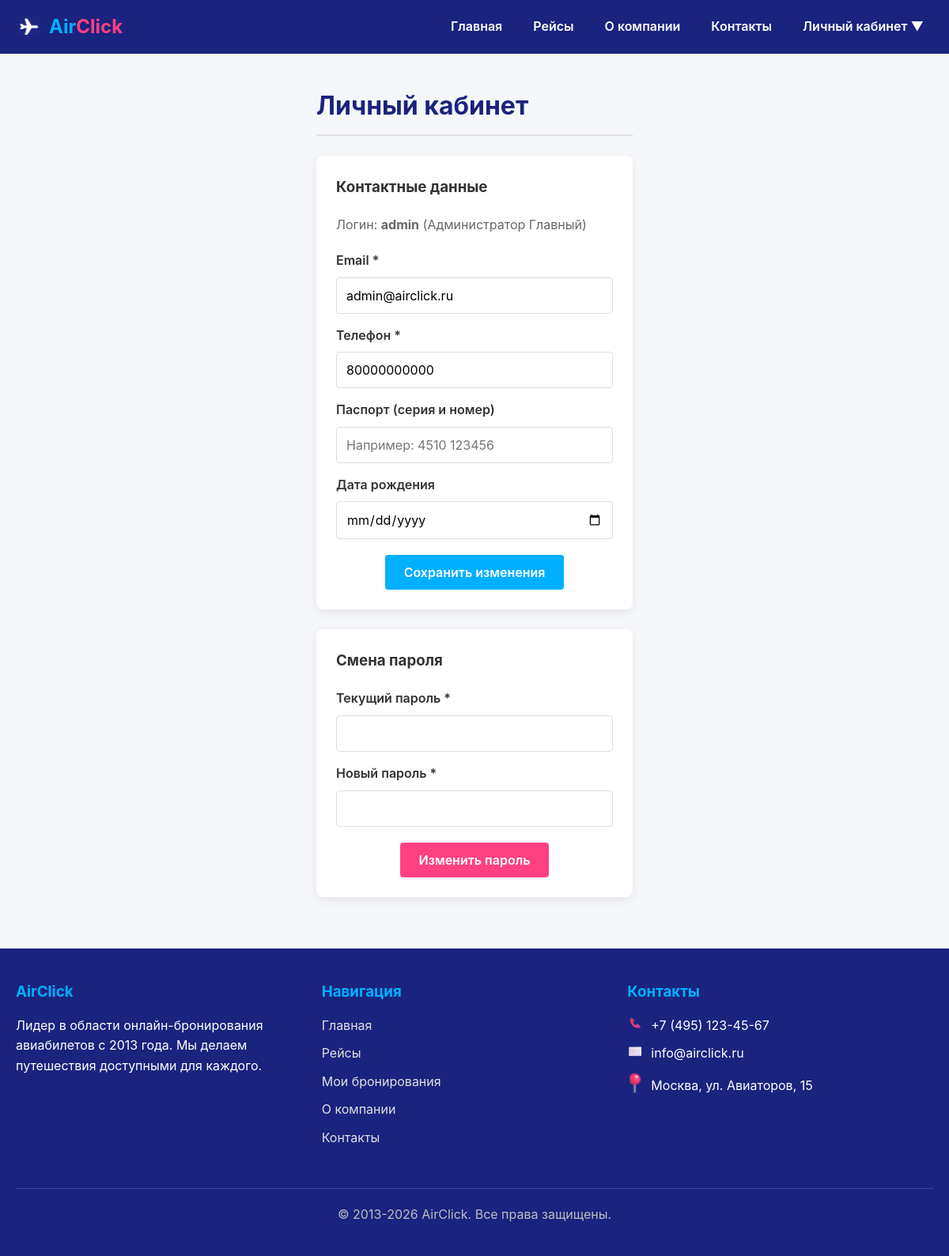
The app's page /profile.php (signed in) with its own data.
### tables this page shows
CREATE TABLE users (
    id          INT PRIMARY KEY AUTO_INCREMENT,
    login       VARCHAR(50)  NOT NULL UNIQUE,
    password    VARCHAR(255) NOT NULL,
    surname     VARCHAR(100) NOT NULL,
    name        VARCHAR(100) NOT NULL,
    patronymic  VARCHAR(100) NULL,
    phone       VARCHAR(15)  NOT NULL,
    email       VARCHAR(255) NOT NULL UNIQUE,
    passport    VARCHAR(30)  NULL,
    birth_date  DATE         NULL,
    gender      ENUM('male','female') NULL,
    created_at  TIMESTAMP DEFAULT CURRENT_TIMESTAMP,
    INDEX idx_login (login),
    INDEX idx_email (email)
);

### php/profile.php (called while the page is built, shortened)
<?php
require_once 'db.php';
$user_id = $_SESSION['user_id'];
$stmt = mysqli_prepare($connect, "SELECT login, surname, name, email, phone, passport, birth_date FROM users WHERE id = ?");
mysqli_stmt_bind_param($stmt, 'i', $user_id);
mysqli_stmt_execute($stmt);
$user = mysqli_fetch_assoc(mysqli_stmt_get_result($stmt));
?>

### profile.php (the view, shortened to what this page needs)
<?php
require_once 'php/profile.php';
?>
<!DOCTYPE html>
<html lang="ru">
<head>
    <link rel="stylesheet" href="css/style.css">
</head>
<body>
    <header>
        <a href="index.php" class="logo">
            <img src="img/logo-plane.png" alt="AirClick">
            <span>Air</span><span>Click</span>
        </a>
        <nav>
            <ul>
                <li><a href="index.php">Главная</a></li>
                <li><a href="flights.php">Рейсы</a></li>
                <li><a href="about.php">О компании</a></li>
                <li><a href="contacts.php">Контакты</a></li>
                <?php if (isset($_SESSION['user_id'])): ?>
                    <li class="nav-dropdown">
                        <a href="#">Личный кабинет ▼</a>
                    </li>
                <?php else: ?>
                    <li><a href="authy.php">Вход</a></li>
                    <li><a href="reg.php">Регистрация</a></li>
                <?php endif; ?>
            </ul>
        </nav>
    </header>
    <main class="authy">
        <h1 class="page-title">Личный кабинет</h1>
        <div class="card mb-20">
            <h3 class="mb-20">Контактные данные</h3>
            <p class="mb-20 text-muted">Логин: <strong><?= htmlspecialchars($user['login']) ?></strong> (<?= htmlspecialchars($user['surname'] . ' ' . $user['name']) ?>)</p>
            <form action="profile.php" method="POST">
                <div class="form-group">
                    <label>Email *</label>
                    <input type="email" name="email" value="<?= htmlspecialchars($user['email']) ?>" required>
                </div>
                <div class="form-group">
                    <label>Телефон *</label>
                    <input type="tel" name="phone" value="<?= htmlspecialchars($user['phone']) ?>" required>
                </div>
                <div class="form-group">
                    <label>Паспорт (серия и номер)</label>
                    <input type="text" name="passport" value="<?= htmlspecialchars($user['passport'] ?? '') ?>" placeholder="Например: 4510 123456">
                </div>
                <div class="form-group">
                    <label>Дата рождения</label>
                    <input type="date" name="birth_date" value="<?= htmlspecialchars($user['birth_date'] ?? '') ?>" max="<?= date('Y-m-d') ?>">
                </div>
                <div class="text-center mt-20">
                    <button type="submit" class="btn">Сохранить изменения</button>
                </div>
            </form>
        </div>
        <div class="card">
            <h3 class="mb-20">Смена пароля</h3>
            <form action="profile.php" method="POST">
                <div class="form-group">
                    <label>Текущий пароль *</label>
                    <input type="password" name="old_password" required>
                </div>
                <div class="form-group">
                    <label>Новый пароль *</label>
                    <input type="password" name="new_password" required minlength="8">
                </div>
                <div class="text-center mt-20">
                    <button type="submit" class="btn btn-secondary">Изменить пароль</button>
                </div>
            </form>
        </div>
    </main>
    <footer>
        <div class="footer-section">
            <h3>AirClick</h3>
            <p>Лидер в области онлайн-бронирования авиабилетов с 2013 года. Мы делаем путешествия доступными для каждого.</p>
        </div>
        <div class="footer-section">
            <h3>Навигация</h3>
            <ul>
                <li><a href="index.php">Главная</a></li>
                <li><a href="flights.php">Рейсы</a></li>
                <?php if (isset($_SESSION['user_id'])): ?>
                    <li><a href="my-bookings.php">Мои бронирования</a></li>
                <?php endif; ?>
                <li><a href="about.php">О компании</a></li>
                <li><a href="contacts.php">Контакты</a></li>
            </ul>
        </div>
        <div class="footer-section">
            <h3>Контакты</h3>
            <div class="">
                <div class="contact-info">
                    <span><img src="img/icon-phone.png" alt="Телефон" class="footer-icon"></span>
                    +7 (495) 123-45-67
                </div>
                <div class="contact-info">
                    <span><img src="img/icon-email.png" alt="Email" class="footer-icon"></span>
                    info@airclick.ru
                </div>
                <div class="contact-info">
                    <span><img src="img/icon-location.png" alt="Адрес" class="footer-icon"></span>
                    Москва, ул. Авиаторов, 15
                </div>
            </div>
        </div>
        <div class="copyright">
            <p>&copy; 2013-2026 AirClick. Все права защищены.</p>
        </div>
    </footer>
</body>
</html>

### css/style.css (style rules this page uses)
* { margin: 0; padding: 0; box-sizing: border-box; font-family: -apple-system, BlinkMacSystemFont, 'Segoe UI', Roboto, sans-serif; }
body { display: flex; flex-direction: column; min-height: 100vh; background-color: #f5f7fa; color: #333; line-height: 1.6; }
main { flex: 1; padding: 40px max(20px, calc((100% - 1260px) / 2)); animation: fadeUp .4s ease-out; }
.mt-20 { margin-top: 20px; }
.mb-20 { margin-bottom: 20px; }
.text-center { text-align: center; }
.text-muted { color: #666; }
.card { background: #fff; border-radius: 8px; box-shadow: 0 4px 12px rgba(0, 0, 0, .08); padding: 25px; margin-bottom: 25px; min-width: 400px; }
.form-group { margin-bottom: 15px; }
.form-group label { display: block; margin-bottom: 8px; font-weight: 600; color: #333; }
.form-group input, .form-group select, .form-group textarea { width: 100%; padding: 12px; border: 1px solid #ddd; border-radius: 4px; font-size: 16px; transition: border-color .3s; }
.btn { display: inline-block; padding: 12px 24px; background: #00b0ff; color: #fff; border: none; border-radius: 4px; font-size: 16px; font-weight: 600; cursor: pointer; text-decoration: none; text-align: center; transition: background .3s; }
.btn-secondary { background: #ff4081; }
header { display: flex; justify-content: space-between; align-items: center; background: #1a237e; padding: 15px max(20px, calc((100% - 1260px) / 2)); position: sticky; top: 0; z-index: 100; }
.logo { display: flex; align-items: center; font-size: 24px; font-weight: 700; text-decoration: none; color: #fff; }
.logo img { width: 32px; margin-right: 10px; }
.logo span:first-of-type { color: #00b0ff; }
.logo span:last-of-type { color: #ff4081; }
nav ul { display: flex; list-style: none; gap: 15px; }
nav a { text-wrap: nowrap; color: #fff; text-decoration: none; font-weight: 600; padding: 8px 12px; border-radius: 4px; transition: .3s; }
.nav-dropdown { position: relative; }
footer { display: flex; flex-wrap: wrap; background: #1a237e; color: #fff; padding: 40px max(20px, calc((100% - 1260px) / 2)); }
.footer-section { flex: 1; min-width: 250px; margin-bottom: 20px; }
.footer-section h3 { color: #00b0ff; margin-bottom: 15px; }
.footer-section ul { list-style: none; }
.footer-section ul li { margin-bottom: 10px; }
.footer-section a { color: #e0e0e0; text-decoration: none; }
.contact-info { display: flex; align-items: center; margin-bottom: 10px; gap: 10px; }
.footer-icon { width: 20px; }
.copyright { flex-basis: 100%; text-align: center; padding-top: 20px; margin-top: 20px; border-top: 1px solid #3949ab; color: #bdbdbd; }
.page-title { color: #1a237e; margin-bottom: 25px; padding-bottom: 10px; border-bottom: 2px solid #e0e0e0; }
.authy { max-width: 800px; margin: 0 auto; padding: 40px 20px; }

### records on screen
users: login "admin", surname+name "Администратор Главный", email "admin@airclick.ru", phone "80000000000"
